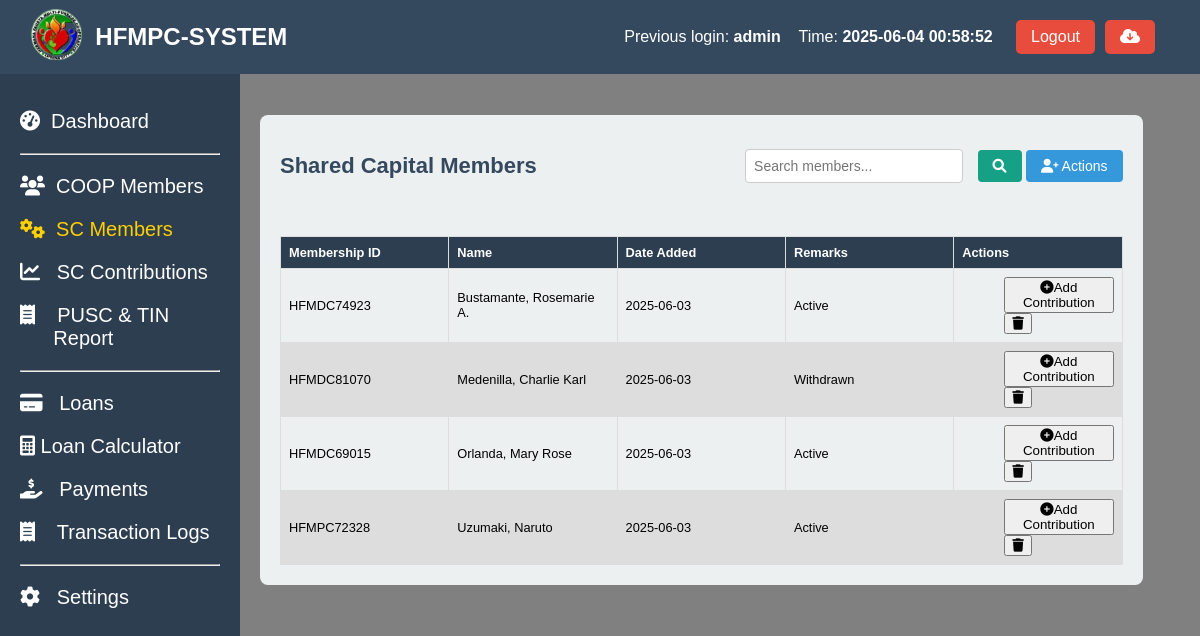
Screenshot of /coop_members_shared_capitals.php (signed in) with the database file from the repository.
### tables this page shows
CREATE TABLE `coop_members_shared_capital` (
  `id` int(11) NOT NULL AUTO_INCREMENT,
  `Membership_ID` varchar(11) NOT NULL,
  `name_of_member` varchar(50) NOT NULL,
  `Date_Added` date NOT NULL,
  `status` int(11) NOT NULL,
  `remarks` varchar(10) NOT NULL,
  PRIMARY KEY (`id`)
);

CREATE TABLE `coop_members` (
  `coop_id` int(50) NOT NULL AUTO_INCREMENT,
  `membership_id` varchar(50) NOT NULL,
  `name_of_member` varchar(255) NOT NULL,
  `contact_number` varchar(20) NOT NULL,
  `tin` varchar(15) NOT NULL,
  `date_accepted` date NOT NULL,
  `bod_resolution` varchar(50) NOT NULL,
  `type_of_membership` varchar(50) NOT NULL,
  `shares_subscribed` decimal(10,2) NOT NULL,
  `amount_subscribed` decimal(10,2) NOT NULL,
  `initial_paid_up` decimal(10,2) NOT NULL,
  `address` text NOT NULL,
  `date_of_birth` date NOT NULL,
  `age` int(11) NOT NULL,
  `gender` varchar(20) NOT NULL,
  `civil_status` varchar(50) NOT NULL,
  `occupation` varchar(100) NOT NULL,
  `number_of_dependents` int(11) NOT NULL,
  `religious` varchar(100) NOT NULL,
  `annual_income` decimal(10,2) NOT NULL,
  `date_terminated` date DEFAULT NULL,
  `educational_attainment` varchar(50) NOT NULL,
  `status` int(5) NOT NULL,
  `remarks` varchar(10) NOT NULL,
  `created_at` timestamp NOT NULL DEFAULT current_timestamp(),
  PRIMARY KEY (`coop_id`)
);

### coop_members_shared_capitals.php (the view, shortened to what this page needs)
<?php
include 'header.php';
include 'sidebar.php';
?>
<link rel="stylesheet" href="assets/coop_members_shared_capitals.css">
<link rel="stylesheet" href="assets/message.css">
<link rel="stylesheet" href="assets/loader.css">
<main class="content-member">
  <section class="stats-member">
    <div class="card-member">
      <div class="card-header-member">
        <h2>Shared Capital Members</h2>
        <div class="actions">
           <input type="text" id="search-bar" placeholder="Search members..." oninput="searchTable()">
            <button class="search-btn" onclick="searchTable()">
                <i class="fas fa-search"></i>
            </button>
            <div class="dropdown">
              <button class="add-btn" onclick="toggleDropdown()">
                  <i class="fas fa-user-plus"></i> Actions
              </button>
            </div>
        </div>
      </div>
      <div style="overflow-x:auto;">
        <table id="member-table">
          <thead>
            <tr>
              <th>Membership ID</th>
              <th>Name</th>
              <th>Date Added</th>
              <th>Remarks</th>
              <th>Actions</th>
            </tr>
          </thead>
          <tbody>
            <?php
             $sql = "SELECT sc.id, sc.Membership_ID, sc.Date_Added, cm.name_of_member, sc.status, sc.Remarks
                     FROM coop_members_shared_capital sc
                     LEFT JOIN coop_members cm ON sc.Membership_ID = cm.membership_id
                     WHERE sc.Remarks IS NULL OR sc.Remarks != 'Deleted'";
            $sql .= " ORDER BY cm.name_of_member ASC";
            $result = $conn->query($sql);
            if ($result->num_rows > 0) {
                while ($row = $result->fetch_assoc()) {
                    $status = $row['status'];
                    echo '<tr>';
                    echo '<td>' . htmlspecialchars($row['Membership_ID']) . '</td>';
                    echo '<td>' . htmlspecialchars($row['name_of_member']) . '</td>';
                    echo '<td>' . htmlspecialchars($row['Date_Added']) . '</td>';
                    echo '<td>';
                    echo $status == 1 ? '<span class="remark-active">Active</span>' : '<span class="remark-withdrawn">Withdrawn</span>';
                    echo '</td>';
                    echo '<td style="padding-left: 50px;">';
                    echo '<a href="#" onclick="openContributionModal(\'' . $row['Membership_ID'] . '\', \'' . $row['id'] . '\', ' . $row['status'] . ')"><button> <i class="fas fa-plus-circle"></i>Add Contribution</button></a>';
                    echo '<a href="coop_members_shared_capitals_delete_functions.php?id=' . htmlspecialchars($row['Membership_ID']) . '" class="delete-btn" onclick="return confirm(\'Are you sure you want to delete this member?\')"><button><i class="fa-solid fa-trash"></i></button></a>';
                    echo '</td>';
                    echo '</tr>';
                }
            } else {
                echo '<tr><td colspan="6">No records found</td></tr>';
            }
            ?>
          </tbody>
        </table>
      </div>
    </div>
  </section>
</main>

### header.php (shortened to what this page needs)
<?php
include 'config/config.php';
$previous_user = null;
$sql_prev = "SELECT id, username, login_time FROM login_activity ORDER BY login_time DESC LIMIT 1 OFFSET 1";
$result_prev = $conn->query($sql_prev);
if ($result_prev->num_rows > 0) {
    $previous_user = $result_prev->fetch_assoc();
}
?>
<!DOCTYPE html>
<html lang="en">
<head>
  <link rel="stylesheet" href="https://cdnjs.cloudflare.com/ajax/libs/font-awesome/6.0.0-beta3/css/all.min.css">
  <link rel="stylesheet" href="assets/styles.css">
</head>
<body>
<header class="header">
  <div class="header-content">
    <div class="dashboard-left">
      <a href="index.php"><img src="logo.png" alt="Logo" class="dashboard-logo" width="20%"></a>
      <h1> HFMPC-SYSTEM</h1>
    </div>
    <div class="admin-info">
      <?php if ($previous_user): ?>
        <div class="previous-login-info" style="text-align: right; display: flex; justify-content: space-between;">
          <p>Previous login: <strong><?php echo htmlspecialchars($previous_user['username']); ?></strong></p> &nbsp&nbsp&nbsp&nbsp
          <p>Time: <strong><?php echo htmlspecialchars($previous_user['login_time']); ?></strong></p>&nbsp&nbsp&nbsp
        </div>
      <?php else: ?>
        <p class="previous-login-info">No previous login records found.</p>
      <?php endif; ?>
      <button class="logout-btn" onclick="confirmLogout();">Logout</button>
      <form method="post" action="backup.php" onsubmit="return confirmBackup();">
          <button class="logout-btn" type="submit" name="backup"><i class="fas fa-cloud-download-alt"></i></button>
      </form>
    </div>
  </div>
</header>
</body>
</html>

### assets/styles.css (style rules this page uses)
body { font-family: Arial, sans-serif; margin: 0; height: 100vh; display: flex; flex-direction: column; }
header { background-color: #34495e; color: white; padding: 5px; width: 100%; display: flex; justify-content: space-between; align-items: center; position: fixed; z-index: 10; }
header h1 { font-size: 24px; }
.header-content { display: flex; justify-content: space-between; width: 100%; padding-right: 50px; padding-left: 20px; }
.admin-info { display: flex; align-items: center; gap: 10px; }
.logout-btn { background-color: #e74c3c; color: white; border: none; padding: 8px 15px; cursor: pointer; font-size: 16px; border-radius: 5px; }
.logout-btn { background-color: #e74c3c; color: white; border: none; padding: 8px 15px; cursor: pointer; }
.dashboard-left { display: flex; align-items: center; gap: 10px; }
.dashboard-logo { height: 60px; width: auto; object-fit: contain; }

### assets/coop_members_shared_capitals.css (style rules this page uses)
.content-member { background-color: gray; margin-left: 150px; padding: 100px; margin-top: 5px; flex-grow: 1; height: 100vh; overflow-y: auto; position: relative; }
.stats-member { display: flex; justify-content: space-between; margin-top: 10px; width: 105%; }
.card-member { background-color: #ecf0f1; border-radius: 8px; padding: 20px; width: 100%; margin-left: 10px; position:relative; }
.card-member h2 { font-size: 22px; color: #34495e; }
table { font-family: arial, sans-serif; border-collapse: collapse; width: 100%; table-layout: fixed; font-size: 80%; }
th { background-color: #2c3e50; color: white; }
td, th { border: 1px solid #dddddd; text-align: left; padding: 8px; word-wrap: break-word; white-space: normal; max-width: 150px; overflow: hidden; text-overflow: ellipsis; }
tr:nth-child(even) { background-color: #dddddd; }
.card-header-member { display: flex; justify-content: space-between; align-items: center; margin-bottom: 20px; }
.add-btn { padding: 8px 15px; font-size: 14px; color: white; background-color: #3498db; border: none; border-radius: 4px; cursor: pointer; }
form { display: flex; flex-direction: column; }
#search-bar { padding: 8px; font-size: 14px; width: 200px; border: 1px solid #ccc; border-radius: 4px; }
.search-btn { padding: 8px 15px; font-size: 14px; color: white; background-color: #16a085; border: none; border-radius: 4px; cursor: pointer; margin-left: 10px; }
.dropdown { position: relative; display: inline-block; }

### coop_members_shared_capitals.php (style rules this page uses)
.content-member { background-color: gray; }

### rows the page displays
coop_members_shared_capital: Membership_ID "HFMDC74923", coop_members.name_of_member "Bustamante, Rosemarie A.", Date_Added "2025-06-03", status "Active"
coop_members_shared_capital: Membership_ID "HFMDC81070", coop_members.name_of_member "Medenilla, Charlie Karl", Date_Added "2025-06-03", status "Withdrawn"
coop_members_shared_capital: Membership_ID "HFMDC69015", coop_members.name_of_member "Orlanda, Mary Rose", Date_Added "2025-06-03", status "Active"
coop_members_shared_capital: Membership_ID "HFMPC72328", coop_members.name_of_member "Uzumaki, Naruto", Date_Added "2025-06-03", status "Active"

### other values shown
$previous_user['username'] "admin"
$previous_user['login_time'] "2025-06-04 00:58:52"
